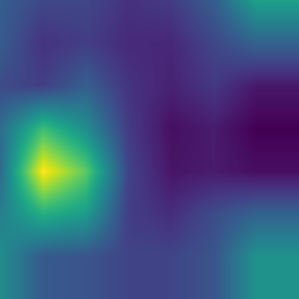
#> input picture tmp/abnormal_actmap.png, 299 x 299 px
$ python aug.py   (Python 2 division)
#> lines starting #> are read from the running program, lines starting #| are printed output that depends on the picture
import tensorflow as tf
import random
from PIL import Image
import matplotlib.pyplot as plt
import numpy as np
import cv2
# [18 lines left out: functions clahe_equalized, random_rotate_90, not called in this run]


def random_rotate_with_PIL(image):

    ### usage: map(random_rotate , images) ###
    image=Image.fromarray(image)
    ind=random.randint(0,180)
    minus = random.randint(0,1)
    minus=bool(minus)
    if minus==True:
        ind=ind*-1
    img = image.rotate(ind)
    if __debug__ == True:
        print ind
    return np.asarray(img)

#==== histogram equalization
def histo_equalized(img):
    assert (len(np.shape(img))==2)  ,' image shape : {} '.format(np.shape(img)) #4D arrays
    return cv2.equalizeHist(np.array(img, dtype = np.uint8))


# [28 lines left out: function aug_lv0, not called in this run]


if __name__ == '__main__':
    img=Image.open('tmp/abnormal_actmap.png').convert('L')
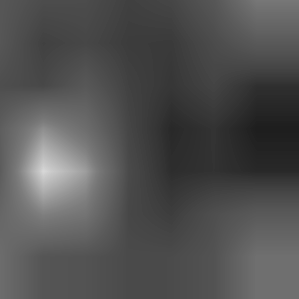
#> img: PIL image 299x299 L; min 30, max 215, mean 81.1
    fig = plt.figure()
    ax=fig.add_subplot(132)
    HE_img = histo_equalized(img)
#> in histo_equalized, `return cv2.equalizeHist(np.array(img, dtype = np.uint8))`:
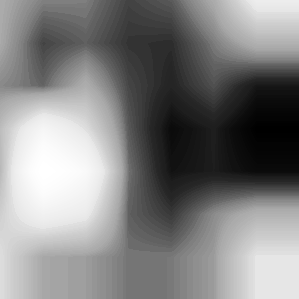
#> returned value: shape (299, 299); min 0, max 255, mean 129
    ax.imshow(HE_img)
    ax = fig.add_subplot(133)
#> (the run stopped early here; a loop or call above may not have finished)

$ run again, with tmp/normal_actmap_1.png copied over tmp/abnormal_actmap.png
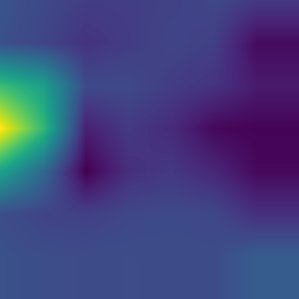
#> input picture tmp/normal_actmap_1.png, 299 x 299 px
#> `img=Image.open('tmp/abnormal_actmap.png').convert('L')`:
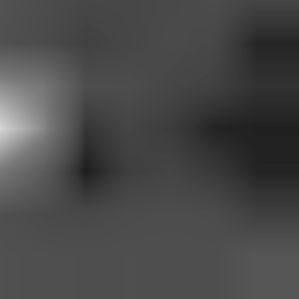
#> img: PIL image 299x299 L; min 30, max 215, mean 72.8
#> in histo_equalized, `return cv2.equalizeHist(np.array(img, dtype = np.uint8))`:
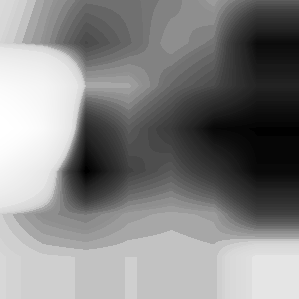
#> returned value: shape (299, 299); min 0, max 255, mean 131.6
